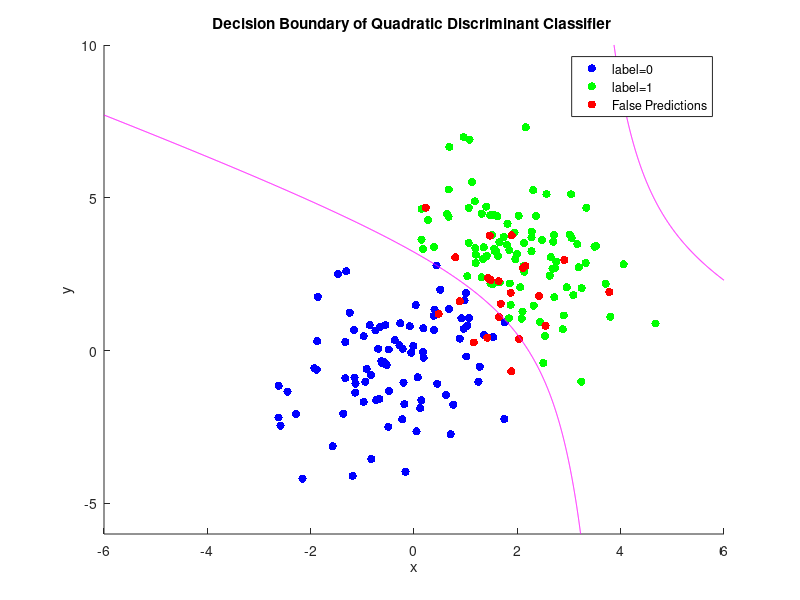
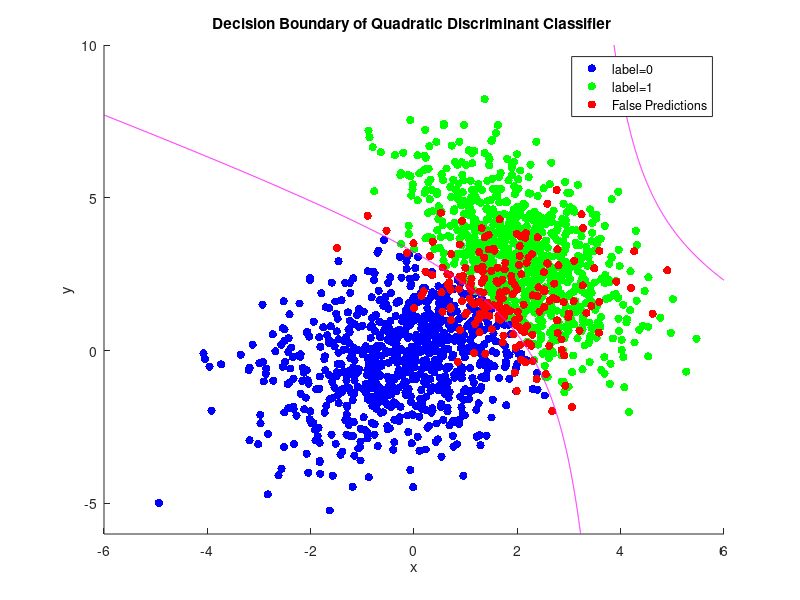

Write the MATLAB code that produced these figures, in order.
% BLG527E, HW2, Q1, Quadratic Discriminant Analysis
% Akif Aydogmus, ID: 702121013
% run on Ubuntu 14.04.5 LTS, GNU Octave, version 3.8.1


function ret = hw2qda()

display('')
display('#####  Quadratic Discriminant Analysis  #####')

data = importdata("hw2.mat"); % read input data
rowCount=size(data,1);
clmnCount=size(data,2);
falsePrediction_Sum = 0 ; 
falsePrediction_Sum2 = 0 ; 

% >> Extracting feature datas and labels
X_data = data(:,1:clmnCount-1);
Y_data = data(:,clmnCount);

% >> Dividing data according to the their labels
% Label=0 variables : X_L0(feature values), mu_L0(mean), sigma_L0(covariance matrix)
% Label=1 variables : X_L1(feature values), mu_L1(mean), sigma_L1(covariance matrix)
X_L0_data= X_data(find(Y_data==0),:);
X_L1_data= X_data(find(Y_data==1),:);

% --------------------------------
for  i = 1:10
% >> Seperating to folds
  Xv_L0 = X_L0_data( (i-1)*100+1:i*100, :);
  Xt_L0 = X_L0_data;
  Xt_L0( (i-1)*100+1:i*100, :) = [];

  Xv_L1 = X_L1_data( (i-1)*100+1:i*100, :);
  Xt_L1 = X_L1_data;
  Xt_L1( (i-1)*100+1:i*100, :) = [];

  %display( ' ========= ') 
  %display( ' round ') 
  %i

% >> Training data is used for training and validation
  % display( ' -- Training data results: ') ;
  false_prediction = qda_main(Xt_L0, Xt_L1, Xt_L0, Xt_L1, 0 );
  falsePrediction_Sum = falsePrediction_Sum + false_prediction ; 


% >> Training data is used for training and validation data is used for validation
  % display( ' -- Validation data results: ') ;
  false_prediction2 = qda_main(Xt_L0, Xt_L1, Xv_L0, Xv_L1, 0 );
  falsePrediction_Sum2 = falsePrediction_Sum2 + false_prediction2 ; 

end % end of for
% --------------------------------


display('================== RESULTS =====================');
% Sum of the false predictions and calcuate all error rate for Traning Data
disp(['>> TRANING Data Classification Results:  ' ]);
disp(['False Predictions : ' num2str(falsePrediction_Sum)]);
Error_rate = (falsePrediction_Sum)*100 / ( 20*size(Xt_L0, 1) ) ; 
disp(['Classification Error : %' num2str(Error_rate)]);

display('------------------------------------------------');

% Sum of the false predictions and calcuate all error rate for Validation Data
disp(['>> VALIDATION Data Classification Results:  ' ]);
disp(['Total False Predictions: ' num2str(falsePrediction_Sum2)]);
Error_rate = (falsePrediction_Sum2)*100 / ( 20*size(Xv_L0, 1) ) ; 
disp(['Classification Error : %' num2str(Error_rate)]);
display('================================================');

% -----------------------------------------
% Sample Plotting of Decision Boundary
i = 1; 
 Xv_L0 = X_L0_data( (i-1)*100+1:i*100, :);
 Xt_L0 = X_L0_data;
 Xt_L0( (i-1)*100+1:i*100, :) = [];

 Xv_L1 = X_L1_data( (i-1)*100+1:i*100, :);
 Xt_L1 = X_L1_data;
 Xt_L1( (i-1)*100+1:i*100, :) = [];

display('=== Results for plotting of Validation data decision boundary:');
 qda_main(Xt_L0, Xt_L1, Xv_L0, Xv_L1, 1 );  % plot with validation data 
display('=== Results for plotting of Training data decision boundary:');
 qda_main(Xt_L0, Xt_L1, Xt_L0, Xt_L1, 1 ); % plot with training data 

% -----------------------------------------


end % end of hw2qda



%#######################################################################################
% Definitions: Xt_L0: Train data of Label 0,  Xt_L1: Train data of Label 1
%              Xv_L0: Validation data of Label 0,  Xv_L1: Validation data of Label 1
% If plotting of decision boundary is desired, last argument of lda_main function should be 1

function false_pred = qda_main(Xt_L0, Xt_L1, Xv_L0, Xv_L1, plotSelection )

  falsePrediction_L1_Sum = 0;
  falsePrediction_L0_Sum = 0;
  Xv_data = [ Xv_L0 , Xv_L1 ];

  mu_L0=mean(Xt_L0);
  mu_L1=mean(Xt_L1);
  p_Y = 0.5 ; % label counts are equal

% >> Computing Covariance Matrices
  sigma_L0=(Xt_L0-ones(size(Xt_L0,1),1)*mu_L0)'*(Xt_L0-ones(size(Xt_L0,1),1)*mu_L0)/size(Xt_L0,1);
  sigma_L1=(Xt_L1-ones(size(Xt_L1,1),1)*mu_L1)'*(Xt_L1-ones(size(Xt_L1,1),1)*mu_L1)/size(Xt_L1,1);

% >> Finding of the A, b, w parameters 
  A=( inv(sigma_L0)-inv(sigma_L1) ) / 2;
  b=(mu_L0*inv(sigma_L0)*mu_L0' - mu_L1*inv(sigma_L1)*mu_L1')/2 +log(sqrt(det(sigma_L0)/det(sigma_L1))) + log(p_Y/(1-p_Y)) ;
  w=( inv(sigma_L1)*mu_L1' - inv(sigma_L0 )*mu_L0');

% >> Classification Errors
  prediction_label = 1./(1+exp(-qda_func(A,Xv_data(:,1),Xv_data(:,2)) - w(1)*Xv_data(:,1)-w(2)*Xv_data(:,2)-b));

  prediction_L0 = 1./(1+exp(- qda_func(A,Xv_L0(:,1),Xv_L0(:,2)) - w(1)*Xv_L0(:,1)-w(2)*Xv_L0(:,2)-b));
  prediction_L1 = 1./(1+exp(- qda_func(A,Xv_L1(:,1),Xv_L1(:,2)) - w(1)*Xv_L1(:,1)-w(2)*Xv_L1(:,2)-b));

  falsePrediction_L1 =  sum(prediction_L1 <  p_Y );
  falsePrediction_L0 =  sum(prediction_L0 >= p_Y );
  false_pred = falsePrediction_L0 + falsePrediction_L1 ;

%disp(['False Prediction of Label-0 : ' num2str(falsePrediction_L0) ' (over ' num2str(size(Xv_L0,1)) ' Label-0 data)'  ]);
%disp(['False Prediction of Label-1 : ' num2str(falsePrediction_L1) ' (over ' num2str(size(Xv_L1,1)) ' Label-1 data)' ]);

  % --- Plotting datas and decision boundary, plotting depends on selection ---
  if(plotSelection == 1)
	% Firstly creating data for contour, then calculate values via quadratic discriminant

	x_sample = [-6:.01:6];
	y_sample= [-6:.01:10];
	[x_mg ,y_mg] = meshgrid(x_sample, y_sample);

	q_qda = qda_func(A, x_mg, y_mg);
	quad_disc_val = 1./(1+exp(-q_qda-w(1)*x_mg-w(2)*y_mg-b));

	figure;
	%plot(Xv_L0(:,1), Xv_L0(:,2), 'b.', Xv_L1(:,1), Xv_L1(:,2), 'g.'); hold on,
	scatter(Xv_L0(:,1), Xv_L0(:,2), 'b','filled'); hold on,
	scatter(Xv_L1(:,1), Xv_L1(:,2), 'g','filled'); hold on,

	scatter(Xv_L1(prediction_L1 < p_Y,1),Xv_L1(prediction_L1 < p_Y, 2),'r','filled'); hold on,
	scatter(Xv_L0(prediction_L0 >= p_Y,1),Xv_L0(prediction_L0 >= p_Y, 2),'r','filled'); hold on,
       
	title( 'Decision Boundary of Quadratic Discriminant Classifier ' );legend('label=0', 'label=1','False Predictions');
	xlabel('x');
	ylabel('y');
	[Cntr,con_h] = contour(x_mg, y_mg, quad_disc_val, [p_Y, p_Y], 'm');
	
   end % End of Plot Selection

end % End of qda_main


%#######################################################################################

function retval = qda_func(A,X1,X2)

retval = A(1,1)*X1.^2+A(2,2)*X2.^2 + 2*A(1,2)*X1.*X2;

end





